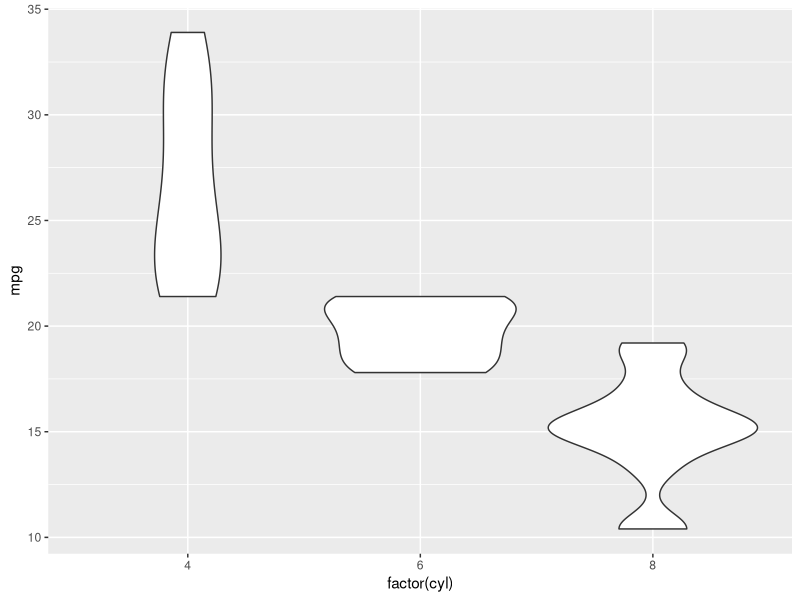
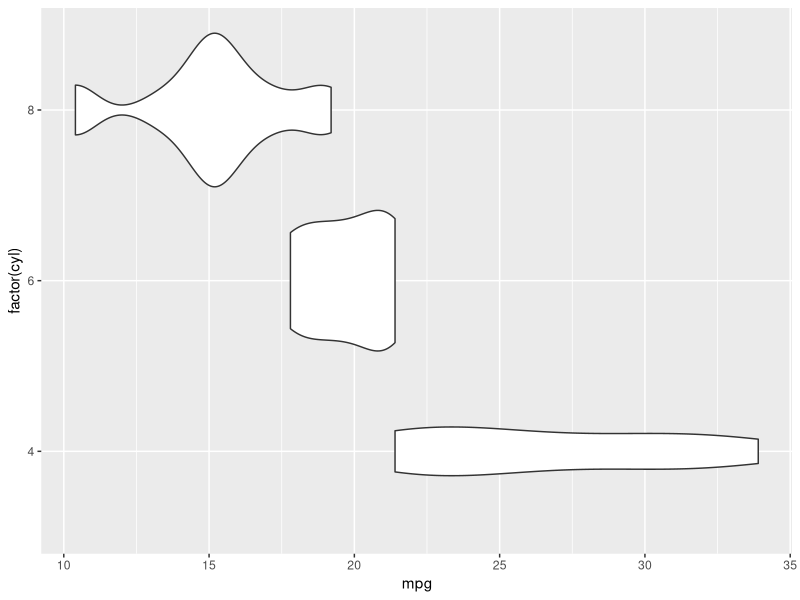

The R source for these figures, in order:
library(ggplot2)


### Name: geom_violin
### Title: Violin plot
### Aliases: geom_violin stat_ydensity

### ** Examples

p <- ggplot(mtcars, aes(factor(cyl), mpg))
p + geom_violin()

# Orientation follows the discrete axis
ggplot(mtcars, aes(mpg, factor(cyl))) +
  geom_violin()

## No test: 
##D p + geom_violin() + geom_jitter(height = 0, width = 0.1)
##D 
##D # Scale maximum width proportional to sample size:
##D p + geom_violin(scale = "count")
##D 
##D # Scale maximum width to 1 for all violins:
##D p + geom_violin(scale = "width")
##D 
##D # Default is to trim violins to the range of the data. To disable:
##D p + geom_violin(trim = FALSE)
##D 
##D # Use a smaller bandwidth for closer density fit (default is 1).
##D p + geom_violin(adjust = .5)
##D 
##D # Add aesthetic mappings
##D # Note that violins are automatically dodged when any aesthetic is
##D # a factor
##D p + geom_violin(aes(fill = cyl))
##D p + geom_violin(aes(fill = factor(cyl)))
##D p + geom_violin(aes(fill = factor(vs)))
##D p + geom_violin(aes(fill = factor(am)))
##D 
##D # Set aesthetics to fixed value
##D p + geom_violin(fill = "grey80", colour = "#3366FF")
##D 
##D # Show quartiles
##D p + geom_violin(draw_quantiles = c(0.25, 0.5, 0.75))
##D 
##D # Scales vs. coordinate transforms -------
##D if (require("ggplot2movies")) {
##D # Scale transformations occur before the density statistics are computed.
##D # Coordinate transformations occur afterwards.  Observe the effect on the
##D # number of outliers.
##D m <- ggplot(movies, aes(y = votes, x = rating, group = cut_width(rating, 0.5)))
##D m + geom_violin()
##D m +
##D   geom_violin() +
##D   scale_y_log10()
##D m +
##D   geom_violin() +
##D   coord_trans(y = "log10")
##D m +
##D   geom_violin() +
##D   scale_y_log10() + coord_trans(y = "log10")
##D 
##D # Violin plots with continuous x:
##D # Use the group aesthetic to group observations in violins
##D ggplot(movies, aes(year, budget)) +
##D   geom_violin()
##D ggplot(movies, aes(year, budget)) +
##D   geom_violin(aes(group = cut_width(year, 10)), scale = "width")
##D }
## End(No test)
